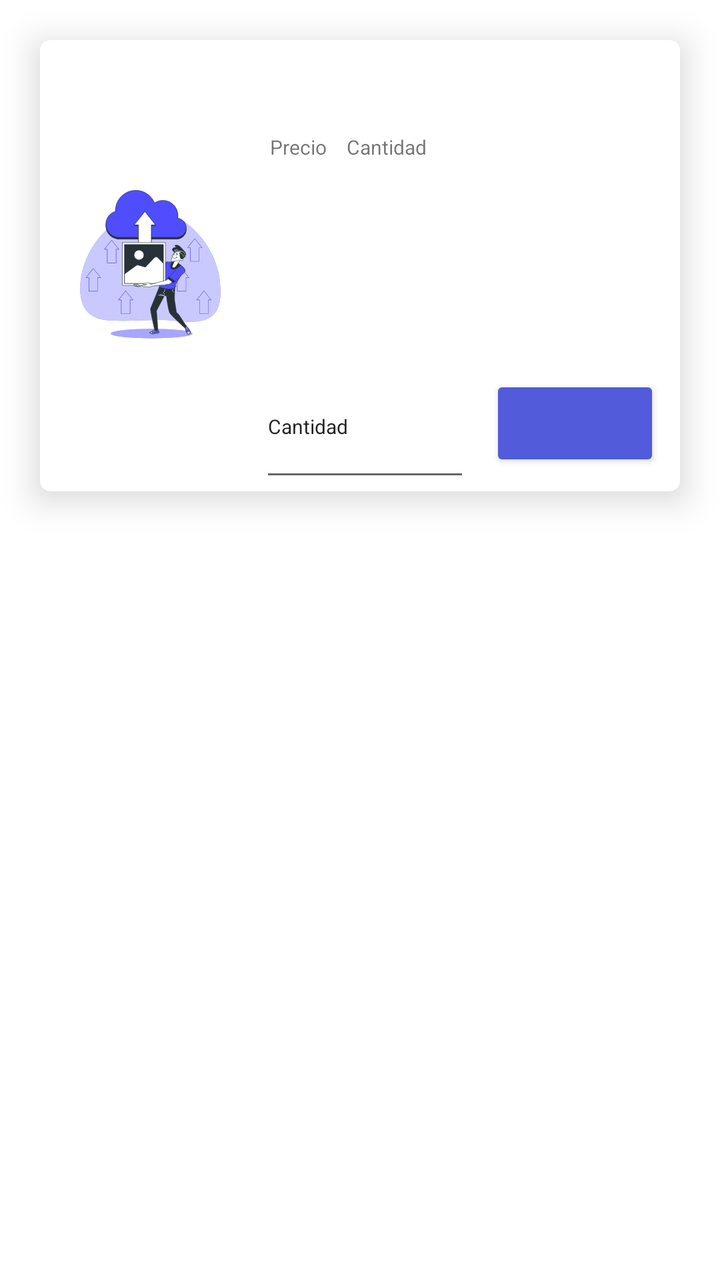
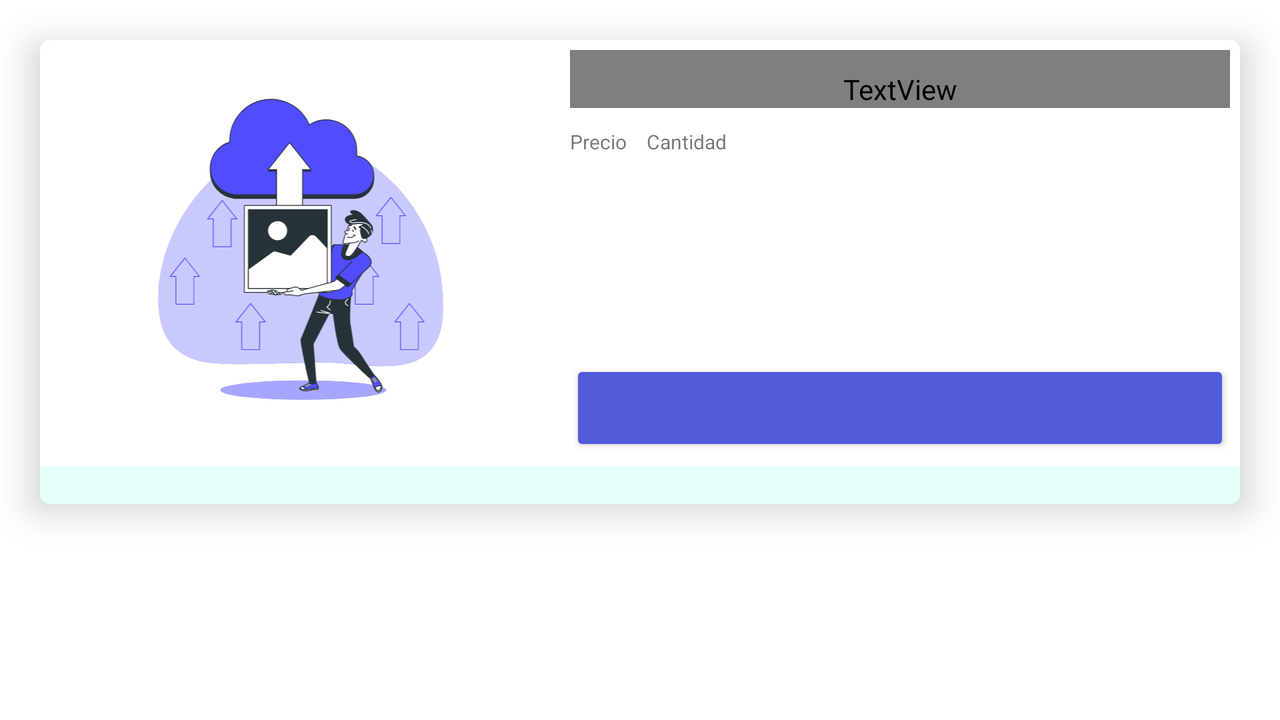

Compare how this app lays out the same screen by default and in its alternative resource folder. The renders come first, then the two layout files and the values they reference.
<!-- AndroidManifest.xml: application theme Theme.Projectofinalmv2 -->
<!-- res/layout/product_item_user.xml -->
<?xml version="1.0" encoding="utf-8"?>
<RelativeLayout xmlns:android="http://schemas.android.com/apk/res/android"
    xmlns:app="http://schemas.android.com/apk/res-auto"
    android:layout_width="match_parent"
    android:layout_height="match_parent">

    <androidx.cardview.widget.CardView
        android:layout_width="match_parent"
        android:layout_height="wrap_content"
        android:layout_marginStart="20dp"
        android:layout_marginTop="20dp"
        android:layout_marginEnd="20dp"
        android:layout_marginBottom="20dp"
        app:cardCornerRadius="5dp"
        app:cardElevation="10dp">

        <LinearLayout
            android:layout_width="match_parent"
            android:layout_height="match_parent"
            android:orientation="vertical">

            <LinearLayout
                android:layout_width="match_parent"
                android:layout_height="wrap_content"
                android:orientation="horizontal">

                <LinearLayout
                    android:layout_width="wrap_content"
                    android:layout_height="match_parent"
                    android:layout_margin="5dp"
                    android:layout_weight="0"
                    android:orientation="vertical">

                    <ImageView
                        android:id="@+id/imageView"
                        android:layout_width="100dp"
                        android:layout_height="match_parent"
                        android:layout_weight="1"
                        app:srcCompat="@drawable/ic_image_upload_bro" />
                </LinearLayout>

                <LinearLayout
                    android:layout_width="match_parent"
                    android:layout_height="wrap_content"
                    android:orientation="vertical">

                    <TextView
                        android:id="@+id/tvName"
                        android:layout_width="match_parent"
                        android:layout_height="wrap_content"
                        android:layout_margin="5dp"
                        android:layout_marginTop="15dp"
                        android:paddingTop="10dp"
                        android:textSize="16sp"
                        android:textStyle="bold" />

                    <LinearLayout
                        android:layout_width="wrap_content"
                        android:layout_height="wrap_content"
                        android:orientation="horizontal">

                        <LinearLayout
                            android:layout_width="match_parent"
                            android:layout_height="wrap_content"
                            android:orientation="vertical">

                            <TextView
                                android:id="@+id/textView15"
                                android:layout_width="match_parent"
                                android:layout_height="wrap_content"
                                android:layout_margin="5dp"
                                android:text="Precio"
                                android:textSize="10sp" />

                            <TextView
                                android:id="@+id/tvPrice"
                                android:layout_width="match_parent"
                                android:layout_height="wrap_content"
                                android:layout_margin="5dp"
                                android:textSize="18sp" />
                        </LinearLayout>

                        <LinearLayout
                            android:layout_width="match_parent"
                            android:layout_height="wrap_content"
                            android:orientation="vertical">

                            <TextView
                                android:id="@+id/tvCantidad"
                                android:layout_width="match_parent"
                                android:layout_height="wrap_content"
                                android:layout_margin="5dp"
                                android:text="Cantidad"
                                android:textSize="10sp" />

                            <TextView
                                android:id="@+id/tvStock"
                                android:layout_width="match_parent"
                                android:layout_height="wrap_content"
                                android:layout_margin="5dp"
                                android:textSize="18sp" />
                        </LinearLayout>
                    </LinearLayout>

                    <TextView
                        android:id="@+id/tvCategory"
                        android:layout_width="match_parent"
                        android:layout_height="wrap_content"
                        android:layout_margin="5dp"
                        android:textSize="14sp" />

                    <TextView
                        android:id="@+id/tvDescription"
                        android:layout_width="match_parent"
                        android:layout_height="wrap_content"
                        android:layout_margin="5dp"
                        android:textSize="14sp" />

                    <LinearLayout
                        android:layout_width="match_parent"
                        android:layout_height="match_parent"
                        android:orientation="horizontal">

                        <EditText
                            android:id="@+id/editTextTextPersonName"
                            android:layout_width="match_parent"
                            android:layout_height="match_parent"
                            android:layout_weight="1"
                            android:ems="10"
                            android:textSize="10sp"
                            android:inputType="textPersonName"
                            android:text="Cantidad" />

                        <Button
                            android:id="@+id/btnAddProduct"
                            android:layout_width="match_parent"
                            android:layout_height="wrap_content"
                            android:layout_margin="10dp"
                            android:layout_weight="1"
                            android:backgroundTint="@color/color_principal"
                            android:textSize="8sp"
                            app:icon="@drawable/baseline_add_shopping_cart_24"
                            app:iconGravity="textStart"
                            app:iconPadding="0dp" />


                    </LinearLayout>
                </LinearLayout>

            </LinearLayout>

        </LinearLayout>
    </androidx.cardview.widget.CardView>
</RelativeLayout>
<!-- resources referenced by this layout -->
<resources>
  <color name="color_principal">#525BDA</color>
  <!-- drawable ic_image_upload_bro: vector/xml drawable (drawable, 19777 chars, omitted) -->
  <style name="Theme.Projectofinalmv2" parent="Theme.MaterialComponents.DayNight.NoActionBar">
          
          <item name="colorPrimary">@color/primary_light</item>
          <item name="colorPrimaryVariant">@color/purple_700</item>
          <item name="colorOnPrimary">@color/white</item>
          
          <item name="colorSecondary">@color/teal_200</item>
          <item name="colorSecondaryVariant">@color/teal_700</item>
          <item name="colorOnSecondary">@color/black</item>
          
          <item name="android:statusBarColor" tools:targetApi="l">?attr/colorPrimaryVariant</item>
          
      </style>
  <color name="primary_light">#283593</color>
  <color name="purple_700">#FF3700B3</color>
  <color name="white">#FFFFFFFF</color>
  <color name="teal_200">#FF03DAC5</color>
  <color name="teal_700">#FF018786</color>
  <color name="black">#FF000000</color>
</resources>
<!-- res/layout-land/product_item_user.xml (the author's variant of the layout above) -->
<!-- drawn on the phone turned sideways -->
<?xml version="1.0" encoding="utf-8"?>
<RelativeLayout xmlns:android="http://schemas.android.com/apk/res/android"
    xmlns:app="http://schemas.android.com/apk/res-auto"
    android:layout_width="match_parent"
    android:layout_height="match_parent">

    <androidx.cardview.widget.CardView
        android:layout_width="match_parent"
        android:layout_height="wrap_content"
        android:layout_marginStart="20dp"
        android:layout_marginTop="20dp"
        android:layout_marginEnd="20dp"
        android:layout_marginBottom="20dp"
        app:cardCornerRadius="5dp"
        app:cardElevation="10dp">

        <LinearLayout
            android:layout_width="match_parent"
            android:layout_height="match_parent"
            android:orientation="vertical">

            <LinearLayout
                android:layout_width="match_parent"
                android:layout_height="wrap_content"
                android:orientation="horizontal">

                <LinearLayout
                    android:layout_width="wrap_content"
                    android:layout_height="match_parent"
                    android:layout_margin="5dp"
                    android:layout_weight="0"
                    android:orientation="vertical">

                    <ImageView
                        android:id="@+id/imageView"
                        android:layout_width="250dp"
                        android:layout_height="match_parent"
                        android:layout_weight="1"
                        app:srcCompat="@drawable/ic_image_upload_bro" />
                </LinearLayout>

                <LinearLayout
                    android:layout_width="match_parent"
                    android:layout_height="wrap_content"
                    android:orientation="vertical">

                    <TextView
                        android:id="@+id/tvName"
                        android:layout_width="match_parent"
                        android:layout_height="wrap_content"
                        android:layout_margin="5dp"
                        android:layout_marginTop="15dp"
                        android:paddingTop="10dp"
                        android:textSize="16sp"
                        android:textColor="?attr/color"
                        android:textStyle="bold" />

                    <LinearLayout
                        android:layout_width="wrap_content"
                        android:layout_height="wrap_content"
                        android:orientation="horizontal">

                        <LinearLayout
                            android:layout_width="match_parent"
                            android:layout_height="wrap_content"
                            android:orientation="vertical">

                            <TextView
                                android:id="@+id/textView15"
                                android:layout_width="match_parent"
                                android:layout_height="wrap_content"
                                android:layout_margin="5dp"
                                android:text="Precio"
                                android:textSize="10sp" />

                            <TextView
                                android:id="@+id/tvPrice"
                                android:layout_width="match_parent"
                                android:layout_height="wrap_content"
                                android:layout_margin="5dp"
                                android:textSize="18sp" />
                        </LinearLayout>

                        <LinearLayout
                            android:layout_width="match_parent"
                            android:layout_height="wrap_content"
                            android:orientation="vertical">

                            <TextView
                                android:id="@+id/tvCantidad"
                                android:layout_width="match_parent"
                                android:layout_height="wrap_content"
                                android:layout_margin="5dp"
                                android:text="Cantidad"
                                android:textSize="10sp" />

                            <TextView
                                android:id="@+id/tvStock"
                                android:layout_width="match_parent"
                                android:layout_height="wrap_content"
                                android:layout_margin="5dp"
                                android:textSize="18sp" />
                        </LinearLayout>
                    </LinearLayout>

                    <TextView
                        android:id="@+id/tvCategory"
                        android:layout_width="match_parent"
                        android:layout_height="wrap_content"
                        android:layout_margin="5dp"
                        android:textSize="14sp" />

                    <TextView
                        android:id="@+id/tvDescription"
                        android:layout_width="match_parent"
                        android:layout_height="wrap_content"
                        android:layout_margin="5dp"
                        android:textSize="14sp" />

                    <LinearLayout
                        android:layout_width="match_parent"
                        android:layout_height="match_parent"
                        android:orientation="horizontal">

                        <Button
                            android:id="@+id/btnAddProduct"
                            android:layout_width="match_parent"
                            android:layout_height="wrap_content"
                            android:layout_margin="5dp"
                            android:layout_weight="1"
                            android:backgroundTint="@color/color_principal"
                            android:textSize="8sp"
                            app:icon="@drawable/baseline_add_shopping_cart_24"
                            app:iconGravity="textStart"
                            app:iconPadding="0dp" />


                    </LinearLayout>

                </LinearLayout>

            </LinearLayout>

            <TextView
                android:id="@+id/tvTienda"
                android:layout_width="match_parent"
                android:layout_height="wrap_content"
                android:background="#E5FFFB"
                android:gravity="center"
                android:paddingLeft="5dp"
                android:textColor="@color/color_principal"
                android:textSize="14sp"
                android:textStyle="bold" />

        </LinearLayout>
    </androidx.cardview.widget.CardView>
</RelativeLayout>
